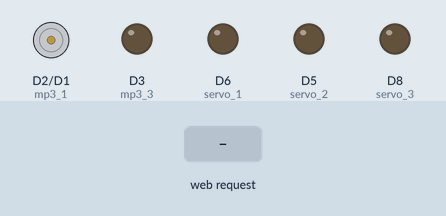
Bench run of a sketch on a simulated ESP8266 (NodeMCU). Parts: motor-driver pin pairs drawn as motors (green arrow = first pin HIGH = forward, orange = second pin HIGH = backward, longer = more drive), output pins drawn as LEDs (lit = HIGH). Inputs (shaded band) come from the test bench. WiFi joins after 1.5 s; servers stay silent unless stated; what the sketch prints to the serial monitor is not drawn.

Above: at 2.9 s.
3.0 s: HTTP request GET /trigger/ received
At 3.4 s:
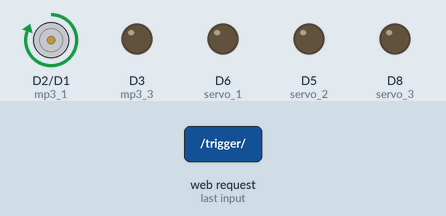
6.0 s: HTTP request GET /mp3_2=ON received
At 6.9 s:
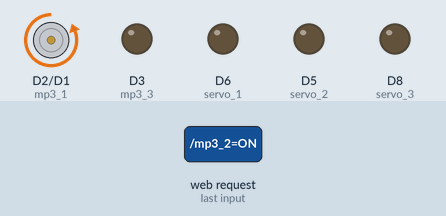
9.0 s: HTTP request GET /servo_1 received
At 9.8 s:
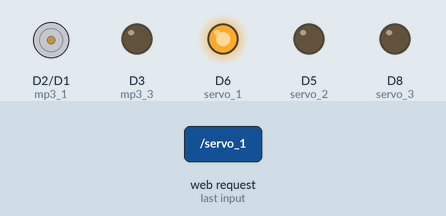
11.5 s: HTTP request GET /mp3_3=ON received
At 12.3 s:
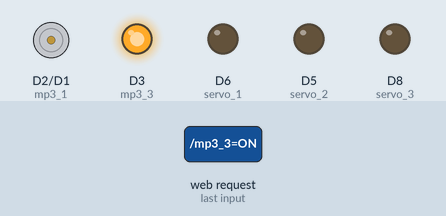
14.5 s: HTTP request GET /servo_2 received
At 15.8 s:
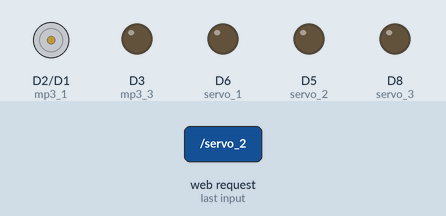
16.1 s: HTTP request GET /servo_3 received
At 17.0 s:
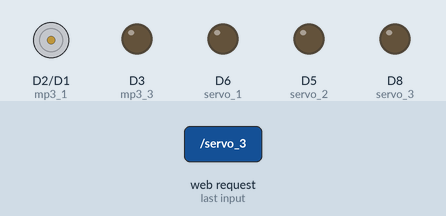
Timing chart, 0 to 18.7 s (numbered marks = the images above; inputs shaded):
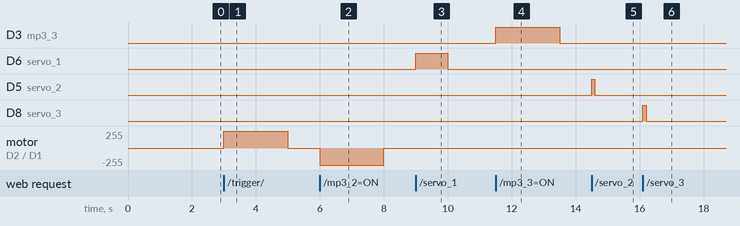

The sketch:

NEW_web_server_by_petitions_led_connection.ino
```cpp
#include <ESP8266WiFi.h> //Incluimos la librería para del WiFi
#include <WiFiClientSecure.h>     //kbjcjdcbskdj
#define HOSTIFTTT "maker.ifttt.com"    //kbjcjdcbskdj
#define EVENTO "LED_ON"   //kbjcjdcbskdj
#define IFTTTKEY "mcj4DAdU2Lq3BDILuo840OK1xRloe1dRThchCyxF94d"   //kbjcjdcbskdj
WiFiClientSecure client;      //kbjcjdcbskdj
int contconexion = 0;
const char *ssid = "MO_espe";
const char *password = "Password1024";
int servo_1 = D6; // D0 is the LEDBUILDIN (Active LOW) pin 53
int servo_2 = D5;//pin 52
int servo_3 = D8;//pin50
int mp3_1 = D2;
int mp3_2 = D1;
int mp3_3 = D3;
int var=0;
WiFiServer server(80);
void setup() {
  //klkdslckdslkclkld
  if (client.connect(HOSTIFTTT,443)) {
    Serial.println("Connected");
    // build the HTTP request
    String toSend = "GET /trigger/";
    toSend += EVENTO;
    toSend += "/with/key/";
    toSend += IFTTTKEY;
    toSend += " HTTP/1.1\r\n";
    toSend += "Host: ";
    toSend += HOSTIFTTT;
    toSend += "\r\n";
    toSend += "Connection: close\r\n\r\n";
    client.print(toSend);
  }
  //ajscbackslcnlasl
  Serial.begin(9600); //Inicio el puerto serie
  delay(10);
  pinMode(mp3_1, OUTPUT);
  pinMode(mp3_2, OUTPUT);
  pinMode(mp3_3, OUTPUT);
  pinMode(servo_1, OUTPUT);
  pinMode(servo_2, OUTPUT);
  pinMode(servo_3, OUTPUT);
  digitalWrite(mp3_1, LOW);
  digitalWrite(mp3_2, LOW);
  digitalWrite(mp3_3, LOW);
  digitalWrite(servo_1, LOW);
  digitalWrite(servo_2, LOW);
  digitalWrite(servo_3, LOW);
  WiFi.begin(ssid, password);
  while (WiFi.status() != WL_CONNECTED and contconexion <50) { //Cuenta hasta 50 si no se puede conectar lo cancela
    delay(500);
    Serial.print("Testing: ");
    Serial.print(".");
  }
  if (contconexion <50) {
      IPAddress ip(192,168,43,12);
      IPAddress gateway(192,168,43,1);
      IPAddress subnet(255,255,255,0);
      WiFi.config(ip, gateway, subnet);
      Serial.println("");
      Serial.println("WiFi conectado");
      Serial.println(WiFi.localIP());
  }
  else {
     Serial.println("");
     Serial.println("Error de conexion");
  }
  server.begin();
}
void loop() {
  digitalWrite(mp3_1, LOW);
  digitalWrite(mp3_2, LOW);
  digitalWrite(mp3_3, LOW);
  digitalWrite(servo_1, LOW);
  digitalWrite(servo_2, LOW);
  digitalWrite(servo_3, LOW);
  WiFiClient client = server.available();
  if (!client) {
    return;
  }
  Serial.println("¡Nuevo cliente!");
  while(!client.available()){
    delay(1);
  }
  String request = client.readStringUntil('\r'); // Leo hasta retorno de carro
  Serial.println(request); //Imprimo la petición
  client.flush(); //Limpio el buffer
  if (request.indexOf("/mp3_1=ON") != -1)  { //mp3
    var = 1;
  }
  if (request.indexOf("/mp3_2=ON") != -1)  {  //mp3
    var = 2;
  }
  if (request.indexOf("/mp3_3=ON") != -1)  {  //mp3
    var = 3;
  }
  if (request.indexOf("/servo_1") != -1)  {  //servo
    var = 4;
  }
  if (request.indexOf("/servo_2") != -1)  {  //servo
    var = 5;
  }
  if (request.indexOf("/servo_3") != -1)  {  //servo
    var = 6;
  }
  switch(var){
    case 0:
    digitalWrite(mp3_1, LOW);
    digitalWrite(mp3_2, LOW);
    digitalWrite(mp3_3, LOW);
    digitalWrite(servo_1, LOW);
    digitalWrite(servo_2, LOW);
    digitalWrite(servo_3, LOW);
    case 1:
    digitalWrite(mp3_1, HIGH);
    delay(2000);
    digitalWrite(mp3_1, LOW);
    delay(10);
    Serial.print("Var: ");
    Serial.println(var);
    var =0;
    break;
    case 2:
    digitalWrite(mp3_2, HIGH);
    delay(2000);
    digitalWrite(mp3_2, LOW);
    delay(10);
    Serial.print("Var: ");
    Serial.println(var);
    var =0;
    break;
    case 3:
    digitalWrite(mp3_3, HIGH);
    delay(2000);
    digitalWrite(mp3_3, LOW);
    delay(10);
    var =0;
    Serial.print("Var: ");
    Serial.println(var);
    break;
    case 4:
    digitalWrite(D6, HIGH);
    delay(1000);
    digitalWrite(D6, LOW);
    delay(10);
    var =0;
    Serial.print("Var: ");
    Serial.println(var);
    break;
    case 5:
    digitalWrite(D5, HIGH);
    delay(100);
    digitalWrite(D5, LOW);
    delay(10);
    var =0;
    Serial.print("Var: ");
    Serial.println(var);
    break;
    case 6:
    digitalWrite(D8, HIGH);
    delay(100);
    digitalWrite(D8, LOW);
    delay(10);
    Serial.print("Var: ");
    Serial.println(var);
    var =0;
    break;
    default:
    var = 0;
    digitalWrite(mp3_3, LOW);
    digitalWrite(mp3_2, LOW);
    digitalWrite(mp3_1, LOW);
    digitalWrite(servo_1, LOW);
    digitalWrite(servo_2, LOW);
    digitalWrite(servo_3, LOW);
  }
  client.println("HTTP/1.1 200 OK");
  client.println("Content-Type: text/html");
  client.println(""); //  do not forget this one
  client.println("<!DOCTYPE HTML>");
  client.println("<html>");
  client.println("<body>");
  client.println("<script type='text/javascript'>");
  client.println("function cerrar(){self.close();} var cierre = setTimeout('cerrar()',100)");
  client.println("</script>");
  client.println("</body>");
  client.println("</html>");
}
```

Measured:
- after the input at 3.0 s, motor on D2 (mp3_1) / D1 (mp3_2): stopped → forward 255/255 at once, → stopped 2.0 s later
- after the input at 6.0 s, motor on D2 (mp3_1) / D1 (mp3_2): stopped → backward 255/255 at once, → stopped 2.0 s later
- after the input at 9.0 s, D6 (servo_1): LOW → HIGH at once, → LOW 1.0 s later
- after the input at 11.5 s, D3 (mp3_3): LOW → HIGH at once, → LOW 2.0 s later
- after the input at 14.5 s, D5 (servo_2): LOW → HIGH at once, → LOW 0.10 s later
- after the input at 16.1 s, D8 (servo_3): LOW → HIGH at once, → LOW 0.10 s later
